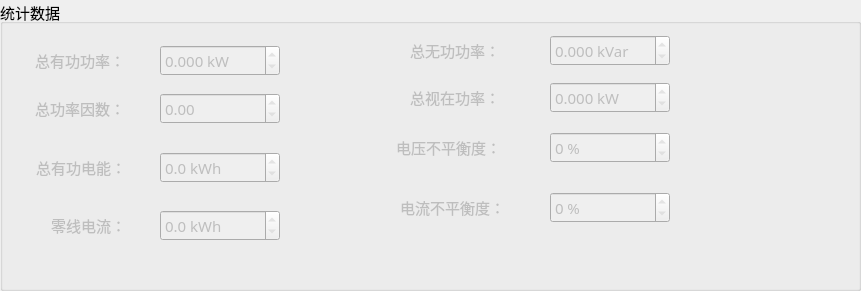
    <widget class="QGroupBox" name="groupBox_6">
     <property name="geometry">
      <rect>
       <x>-1</x>
       <y>500</y>
       <width>861</width>
       <height>291</height>
      </rect>
     </property>
     <property name="font">
      <font>
       <pointsize>11</pointsize>
      </font>
     </property>
     <property name="title">
      <string>统计数据</string>
     </property>
     <widget class="QLabel" name="cur_unbal_4">
      <property name="enabled">
       <bool>false</bool>
      </property>
      <property name="geometry">
       <rect>
        <x>370</x>
        <y>192</y>
        <width>135</width>
        <height>31</height>
       </rect>
      </property>
      <property name="minimumSize">
       <size>
        <width>0</width>
        <height>31</height>
       </size>
      </property>
      <property name="maximumSize">
       <size>
        <width>135</width>
        <height>16777215</height>
       </size>
      </property>
      <property name="font">
       <font>
        <family>微软雅黑</family>
        <pointsize>11</pointsize>
       </font>
      </property>
      <property name="layoutDirection">
       <enum>Qt::RightToLeft</enum>
      </property>
      <property name="autoFillBackground">
       <bool>false</bool>
      </property>
      <property name="text">
       <string>电流不平衡度：</string>
      </property>
      <property name="alignment">
       <set>Qt::AlignRight|Qt::AlignTrailing|Qt::AlignVCenter</set>
      </property>
     </widget>
     <widget class="QLabel" name="vol_unbal_4">
      <property name="enabled">
       <bool>false</bool>
      </property>
      <property name="geometry">
       <rect>
        <x>381</x>
        <y>132</y>
        <width>120</width>
        <height>31</height>
       </rect>
      </property>
      <property name="minimumSize">
       <size>
        <width>0</width>
        <height>31</height>
       </size>
      </property>
      <property name="font">
       <font>
        <family>微软雅黑</family>
        <pointsize>11</pointsize>
       </font>
      </property>
      <property name="layoutDirection">
       <enum>Qt::RightToLeft</enum>
      </property>
      <property name="text">
       <string>电压不平衡度：</string>
      </property>
      <property name="alignment">
       <set>Qt::AlignRight|Qt::AlignTrailing|Qt::AlignVCenter</set>
      </property>
     </widget>
     <widget class="QLabel" name="label_104">
      <property name="enabled">
       <bool>false</bool>
      </property>
      <property name="geometry">
       <rect>
        <x>370</x>
        <y>35</y>
        <width>130</width>
        <height>31</height>
       </rect>
      </property>
      <property name="minimumSize">
       <size>
        <width>0</width>
        <height>31</height>
       </size>
      </property>
      <property name="font">
       <font>
        <family>微软雅黑</family>
        <pointsize>11</pointsize>
       </font>
      </property>
      <property name="layoutDirection">
       <enum>Qt::RightToLeft</enum>
      </property>
      <property name="text">
       <string>总无功功率：</string>
      </property>
      <property name="alignment">
       <set>Qt::AlignRight|Qt::AlignTrailing|Qt::AlignVCenter</set>
      </property>
     </widget>
     <widget class="QDoubleSpinBox" name="volUnbal">
      <property name="enabled">
       <bool>false</bool>
      </property>
      <property name="geometry">
       <rect>
        <x>550</x>
        <y>132</y>
        <width>120</width>
        <height>31</height>
       </rect>
      </property>
      <property name="minimumSize">
       <size>
        <width>120</width>
        <height>31</height>
       </size>
      </property>
      <property name="font">
       <font>
        <family>微软雅黑</family>
        <pointsize>11</pointsize>
       </font>
      </property>
      <property name="alignment">
       <set>Qt::AlignLeading|Qt::AlignLeft|Qt::AlignVCenter</set>
      </property>
      <property name="readOnly">
       <bool>true</bool>
      </property>
      <property name="buttonSymbols">
       <enum>QAbstractSpinBox::UpDownArrows</enum>
      </property>
      <property name="suffix">
       <string> %</string>
      </property>
      <property name="decimals">
       <number>0</number>
      </property>
      <property name="maximum">
       <double>100.000000000000000</double>
      </property>
     </widget>
     <widget class="QLabel" name="label_106">
      <property name="enabled">
       <bool>false</bool>
      </property>
      <property name="geometry">
       <rect>
        <x>370</x>
        <y>82</y>
        <width>130</width>
        <height>31</height>
       </rect>
      </property>
      <property name="minimumSize">
       <size>
        <width>0</width>
        <height>31</height>
       </size>
      </property>
      <property name="font">
       <font>
        <family>微软雅黑</family>
        <pointsize>11</pointsize>
       </font>
      </property>
      <property name="layoutDirection">
       <enum>Qt::RightToLeft</enum>
      </property>
      <property name="text">
       <string>总视在功率：</string>
      </property>
      <property name="alignment">
       <set>Qt::AlignRight|Qt::AlignTrailing|Qt::AlignVCenter</set>
      </property>
     </widget>
     <widget class="QDoubleSpinBox" name="totalPA">
      <property name="enabled">
       <bool>false</bool>
      </property>
      <property name="geometry">
       <rect>
        <x>550</x>
        <y>82</y>
        <width>120</width>
        <height>31</height>
       </rect>
      </property>
      <property name="minimumSize">
       <size>
        <width>120</width>
        <height>31</height>
       </size>
      </property>
      <property name="font">
       <font>
        <family>微软雅黑</family>
        <pointsize>11</pointsize>
       </font>
      </property>
      <property name="alignment">
       <set>Qt::AlignLeading|Qt::AlignLeft|Qt::AlignVCenter</set>
      </property>
      <property name="readOnly">
       <bool>true</bool>
      </property>
      <property name="buttonSymbols">
       <enum>QAbstractSpinBox::UpDownArrows</enum>
      </property>
      <property name="suffix">
       <string> kW</string>
      </property>
      <property name="decimals">
       <number>3</number>
      </property>
      <property name="maximum">
       <double>100000000.000000000000000</double>
      </property>
     </widget>
     <widget class="QLabel" name="label_102">
      <property name="enabled">
       <bool>false</bool>
      </property>
      <property name="geometry">
       <rect>
        <x>24</x>
        <y>45</y>
        <width>101</width>
        <height>31</height>
       </rect>
      </property>
      <property name="minimumSize">
       <size>
        <width>0</width>
        <height>31</height>
       </size>
      </property>
      <property name="font">
       <font>
        <family>微软雅黑</family>
        <pointsize>11</pointsize>
       </font>
      </property>
      <property name="layoutDirection">
       <enum>Qt::RightToLeft</enum>
      </property>
      <property name="text">
       <string>总有功功率：</string>
      </property>
      <property name="alignment">
       <set>Qt::AlignRight|Qt::AlignTrailing|Qt::AlignVCenter</set>
      </property>
     </widget>
     <widget class="QDoubleSpinBox" name="powAct">
      <property name="enabled">
       <bool>false</bool>
      </property>
      <property name="geometry">
       <rect>
        <x>160</x>
        <y>45</y>
        <width>120</width>
        <height>31</height>
       </rect>
      </property>
      <property name="minimumSize">
       <size>
        <width>120</width>
        <height>31</height>
       </size>
      </property>
      <property name="font">
       <font>
        <family>微软雅黑</family>
        <pointsize>11</pointsize>
       </font>
      </property>
      <property name="alignment">
       <set>Qt::AlignLeading|Qt::AlignLeft|Qt::AlignVCenter</set>
      </property>
      <property name="readOnly">
       <bool>true</bool>
      </property>
      <property name="buttonSymbols">
       <enum>QAbstractSpinBox::UpDownArrows</enum>
      </property>
      <property name="suffix">
       <string> kW</string>
      </property>
      <property name="decimals">
       <number>3</number>
      </property>
      <property name="maximum">
       <double>100000000.000000000000000</double>
      </property>
     </widget>
     <widget class="QDoubleSpinBox" name="powReact">
      <property name="enabled">
       <bool>false</bool>
      </property>
      <property name="geometry">
       <rect>
        <x>550</x>
        <y>35</y>
        <width>120</width>
        <height>31</height>
       </rect>
      </property>
      <property name="minimumSize">
       <size>
        <width>120</width>
        <height>31</height>
       </size>
      </property>
      <property name="font">
       <font>
        <family>微软雅黑</family>
        <pointsize>11</pointsize>
       </font>
      </property>
      <property name="alignment">
       <set>Qt::AlignLeading|Qt::AlignLeft|Qt::AlignVCenter</set>
      </property>
      <property name="readOnly">
       <bool>true</bool>
      </property>
      <property name="buttonSymbols">
       <enum>QAbstractSpinBox::UpDownArrows</enum>
      </property>
      <property name="suffix">
       <string> kVar</string>
      </property>
      <property name="decimals">
       <number>3</number>
      </property>
      <property name="maximum">
       <double>100000000.000000000000000</double>
      </property>
     </widget>
     <widget class="QDoubleSpinBox" name="totalPf">
      <property name="enabled">
       <bool>false</bool>
      </property>
      <property name="geometry">
       <rect>
        <x>160</x>
        <y>93</y>
        <width>120</width>
        <height>31</height>
       </rect>
      </property>
      <property name="minimumSize">
       <size>
        <width>120</width>
        <height>31</height>
       </size>
      </property>
      <property name="font">
       <font>
        <family>微软雅黑</family>
        <pointsize>11</pointsize>
       </font>
      </property>
      <property name="alignment">
       <set>Qt::AlignLeading|Qt::AlignLeft|Qt::AlignVCenter</set>
      </property>
      <property name="readOnly">
       <bool>true</bool>
      </property>
      <property name="buttonSymbols">
       <enum>QAbstractSpinBox::UpDownArrows</enum>
      </property>
      <property name="decimals">
       <number>2</number>
      </property>
      <property name="maximum">
       <double>1.000000000000000</double>
      </property>
     </widget>
     <widget class="QDoubleSpinBox" name="totalEleact">
      <property name="enabled">
       <bool>false</bool>
      </property>
      <property name="geometry">
       <rect>
        <x>160</x>
        <y>152</y>
        <width>120</width>
        <height>31</height>
       </rect>
      </property>
      <property name="minimumSize">
       <size>
        <width>120</width>
        <height>31</height>
       </size>
      </property>
      <property name="font">
       <font>
        <family>微软雅黑</family>
        <pointsize>11</pointsize>
       </font>
      </property>
      <property name="alignment">
       <set>Qt::AlignLeading|Qt::AlignLeft|Qt::AlignVCenter</set>
      </property>
      <property name="readOnly">
       <bool>true</bool>
      </property>
      <property name="buttonSymbols">
       <enum>QAbstractSpinBox::UpDownArrows</enum>
      </property>
      <property name="suffix">
       <string> kWh</string>
      </property>
      <property name="decimals">
       <number>1</number>
      </property>
      <property name="maximum">
       <double>10000000000000000.000000000000000</double>
      </property>
     </widget>
     <widget class="QDoubleSpinBox" name="curUnbal">
      <property name="enabled">
       <bool>false</bool>
      </property>
      <property name="geometry">
       <rect>
        <x>550</x>
        <y>192</y>
        <width>120</width>
        <height>31</height>
       </rect>
      </property>
      <property name="minimumSize">
       <size>
        <width>120</width>
        <height>31</height>
       </size>
      </property>
      <property name="font">
       <font>
        <family>微软雅黑</family>
        <pointsize>11</pointsize>
       </font>
      </property>
      <property name="alignment">
       <set>Qt::AlignLeading|Qt::AlignLeft|Qt::AlignVCenter</set>
      </property>
      <property name="readOnly">
       <bool>true</bool>
      </property>
      <property name="buttonSymbols">
       <enum>QAbstractSpinBox::UpDownArrows</enum>
      </property>
      <property name="suffix">
       <string> %</string>
      </property>
      <property name="decimals">
       <number>0</number>
      </property>
      <property name="maximum">
       <double>100.000000000000000</double>
      </property>
     </widget>
     <widget class="QLabel" name="label_105">
      <property name="enabled">
       <bool>false</bool>
      </property>
      <property name="geometry">
       <rect>
        <x>24</x>
        <y>93</y>
        <width>101</width>
        <height>31</height>
       </rect>
      </property>
      <property name="minimumSize">
       <size>
        <width>0</width>
        <height>31</height>
       </size>
      </property>
      <property name="font">
       <font>
        <family>微软雅黑</family>
        <pointsize>11</pointsize>
       </font>
      </property>
      <property name="layoutDirection">
       <enum>Qt::RightToLeft</enum>
      </property>
      <property name="text">
       <string>总功率因数：</string>
      </property>
      <property name="alignment">
       <set>Qt::AlignRight|Qt::AlignTrailing|Qt::AlignVCenter</set>
      </property>
     </widget>
     <widget class="QLabel" name="label_103">
      <property name="enabled">
       <bool>false</bool>
      </property>
      <property name="geometry">
       <rect>
        <x>25</x>
        <y>152</y>
        <width>101</width>
        <height>31</height>
       </rect>
      </property>
      <property name="minimumSize">
       <size>
        <width>0</width>
        <height>31</height>
       </size>
      </property>
      <property name="font">
       <font>
        <family>微软雅黑</family>
        <pointsize>11</pointsize>
       </font>
      </property>
      <property name="layoutDirection">
       <enum>Qt::RightToLeft</enum>
      </property>
      <property name="text">
       <string>总有功电能：</string>
      </property>
      <property name="alignment">
       <set>Qt::AlignRight|Qt::AlignTrailing|Qt::AlignVCenter</set>
      </property>
     </widget>
     <widget class="QLabel" name="label_133">
      <property name="enabled">
       <bool>false</bool>
      </property>
      <property name="geometry">
       <rect>
        <x>25</x>
        <y>210</y>
        <width>101</width>
        <height>31</height>
       </rect>
      </property>
      <property name="minimumSize">
       <size>
        <width>0</width>
        <height>31</height>
       </size>
      </property>
      <property name="font">
       <font>
        <family>微软雅黑</family>
        <pointsize>11</pointsize>
       </font>
      </property>
      <property name="layoutDirection">
       <enum>Qt::RightToLeft</enum>
      </property>
      <property name="text">
       <string>零线电流：</string>
      </property>
      <property name="alignment">
       <set>Qt::AlignRight|Qt::AlignTrailing|Qt::AlignVCenter</set>
      </property>
     </widget>
     <widget class="QDoubleSpinBox" name="totalEleact_3">
      <property name="enabled">
       <bool>false</bool>
      </property>
      <property name="geometry">
       <rect>
        <x>160</x>
        <y>210</y>
        <width>120</width>
        <height>31</height>
       </rect>
      </property>
      <property name="minimumSize">
       <size>
        <width>120</width>
        <height>31</height>
       </size>
      </property>
      <property name="font">
       <font>
        <family>微软雅黑</family>
        <pointsize>11</pointsize>
       </font>
      </property>
      <property name="alignment">
       <set>Qt::AlignLeading|Qt::AlignLeft|Qt::AlignVCenter</set>
      </property>
      <property name="readOnly">
       <bool>true</bool>
      </property>
      <property name="buttonSymbols">
       <enum>QAbstractSpinBox::UpDownArrows</enum>
      </property>
      <property name="suffix">
       <string> kWh</string>
      </property>
      <property name="decimals">
       <number>1</number>
      </property>
      <property name="maximum">
       <double>10000000000000000.000000000000000</double>
      </property>
     </widget>
    </widget>
